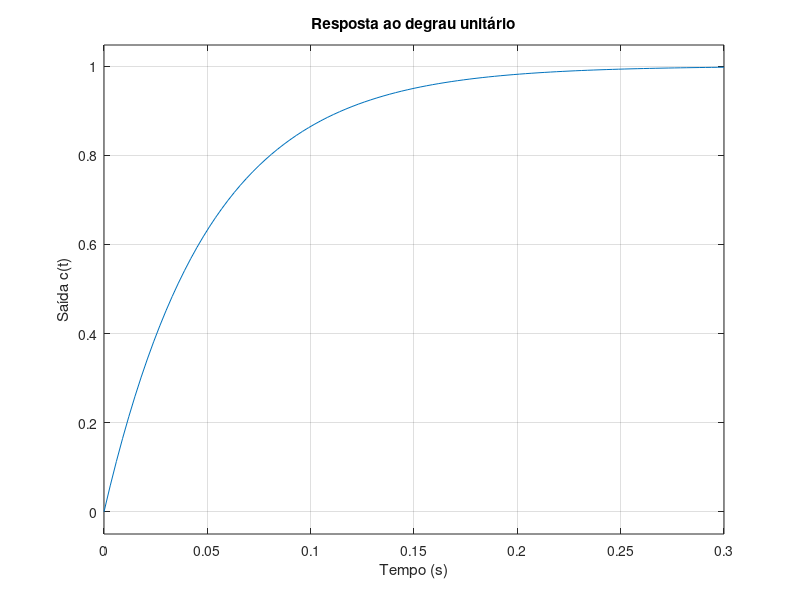

Write the MATLAB code that produced this figure. (Note: this script raises an error after producing the figure.)
clc;
clear;
close all;

% item 
s = tf('s');
num = 20;
den = s+20;
G = num/den;

% resposta ao degrau unitário
figure;
step(G);
grid on;
title('Resposta ao degrau unitário');
xlabel('Tempo (s)');
ylabel('Saída c(t)');

% informaçoes da resposta
info = stepinfo(G);

% constante de tempo
tau = 1/20;

% set point / valor final
setpoint = dcgain(G);

% Exibindo resultados
disp('Resultados:')
fprintf('Constante de tempo tau = %.4f s\n', tau);
fprintf('Tempo de subida Tr = %.4f s\n', info.RiseTime);
fprintf('Tempo de acomodacao Ts = %.4f s\n', info.SettlingTime);
fprintf('Set point = %.4f\n', setpoint);
